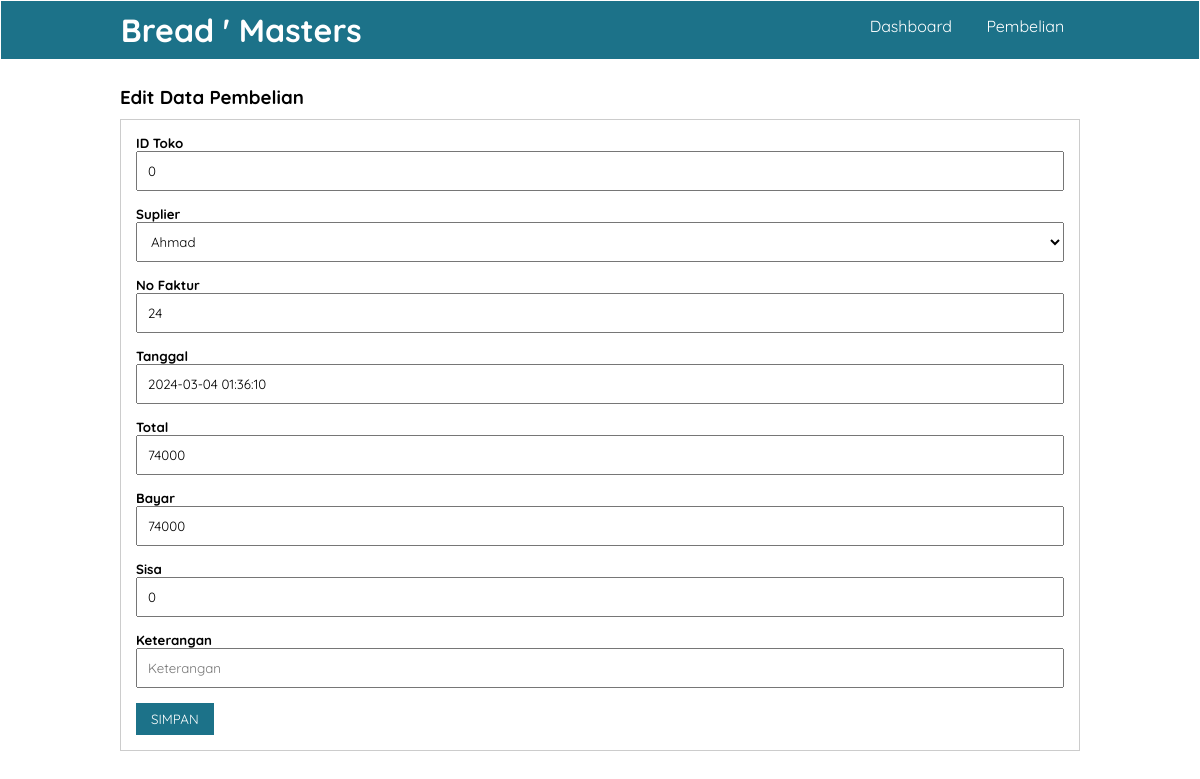
/proses/edit_pembelian.php?id=0 (signed in), run on the app's committed database.
### tables this page shows
CREATE TABLE `pembelian` (
  `no_faktur` int(11) NOT NULL,
  `id_pembelian` int(11) NOT NULL,
  `id_toko` int(11) NOT NULL,
  `id_user` int(11) NOT NULL,
  `tanggal_pembelian` date NOT NULL,
  `qty` int(11) NOT NULL,
  `id_suplier` varchar(255) NOT NULL,
  `total` int(11) NOT NULL,
  `bayar` int(11) NOT NULL,
  `sisa` int(11) NOT NULL,
  `keterangan` varchar(100) NOT NULL,
  `created_at` timestamp NOT NULL DEFAULT current_timestamp() ON UPDATE current_timestamp()
);

### proses/edit_pembelian.php (the view, shortened to what this page needs)
<?php
    include "../koneksi.php";
    $id = $_GET["id"];
    $result = mysqli_query($conn,"SELECT * FROM pembelian WHERE id_pembelian=$id");
    $data = mysqli_fetch_assoc($result);
    $query2 = mysqli_query($conn, 'SELECT * FROM suplier');
?>
<!DOCTYPE html>
<html lang="en">
<head>
    <link rel="stylesheet" href="../dekorasi.css">
</head>
<body>
    <header>
        <div class="container">
        <h1>Bread ' Masters</h1>
        <ul>
            <li><a href="../dashboard/index.html">Dashboard</a></li>
            <li><a href="../pembelian.php">Pembelian</a></li>
        </ul>
        </div>
    </header>
    <div class="section">
        <div class="container">
            <h3>Edit Data Pembelian</h3>
            <div class="box">
                <form action="../proses_edit_pembelian.php" method="POST" enctype="multipart/form-data">
                    <h5>ID Toko</h5>
                    <input type="text" name="id_toko" placeholder="ID Toko" class="input-control" value="<?= $data['id_toko'] ?>">
                    <h5>Suplier</h5>
                    <select name='nama_suplier' class='input-control'>
                        <?php while($suplier = mysqli_fetch_assoc($query2)):?>
                            <option value="<?= $suplier['nama_suplier']?>"><?= $suplier['nama_suplier']?></option>
                        <?php endwhile ?>
                    </select>
                    <h5>No Faktur</h5>
                    <input type="text" name="no_faktur" placeholder="No Faktur" class="input-control" value="<?= $data['no_faktur'] ?>">
                    <h5>Tanggal</h5>
                    <input type="text" name="created_at" placeholder="Tanggal" class="input-control" value="<?= $data['created_at'] ?>">
                    <h5>Total</h5>
                    <input type="text" name="total" placeholder="Total" class="input-control" value="<?= $data['total'] ?>">
                    <h5>Bayar</h5>
                    <input type="text" name="bayar" placeholder="Bayar" class="input-control" value="<?= $data['bayar'] ?>">
                    <h5>Sisa</h5>
                    <input type="text" name="sisa" placeholder="Sisa" class="input-control" value="<?= $data['sisa'] ?>">
                    <h5>Keterangan</h5>
                    <input type="text" name="keterangan" placeholder="Keterangan" class="input-control" value="<?= $data['keterangan'] ?>">
                    <input type="submit" name="submit" value="SIMPAN" class="btn">
            </div>
        </div>
    </div>
</body>
</html>

### dekorasi.css (style rules this page uses)
* { padding: 0; margin: 0; font-family: 'quicksand', sans-serif; }
a { color: inherit; text-decoration: none; }
body { background-color: #fff }
.input-control { width: 100%; padding: 10px; margin-bottom: 15px; box-sizing: border-box; }
.btn { padding: 8px 15px; background-color: #1c7289; color: #fff; border:none; cursor: pointer; }
header { border: 1px solid; background-color: #1c7289; color: #fff; }
header h1 { float: left; padding: 9px 0; }
header ul { float: right; }
header ul li { display: inline-block; }
header ul li a { padding: 15px; display: inline-block; }
.container { width: 80%; margin: 0 auto; }
.container:after { content: ''; display: block; clear: both; }
.section { padding: 25px 0; }
.box { background-color: #fff; border: 1px solid #ccc; padding: 15px; box-sizing: border-box; margin: 10px 0 25px 0; }
.box:after { content: ''; display: block; clear: both; }

### data on the page
pembelian: id_toko "0", no_faktur "24", created_at "2024-03-04 01:36:10", total "74000", bayar "74000", sisa "0"

### other printed values
form field nama_suplier "Ahmad"
